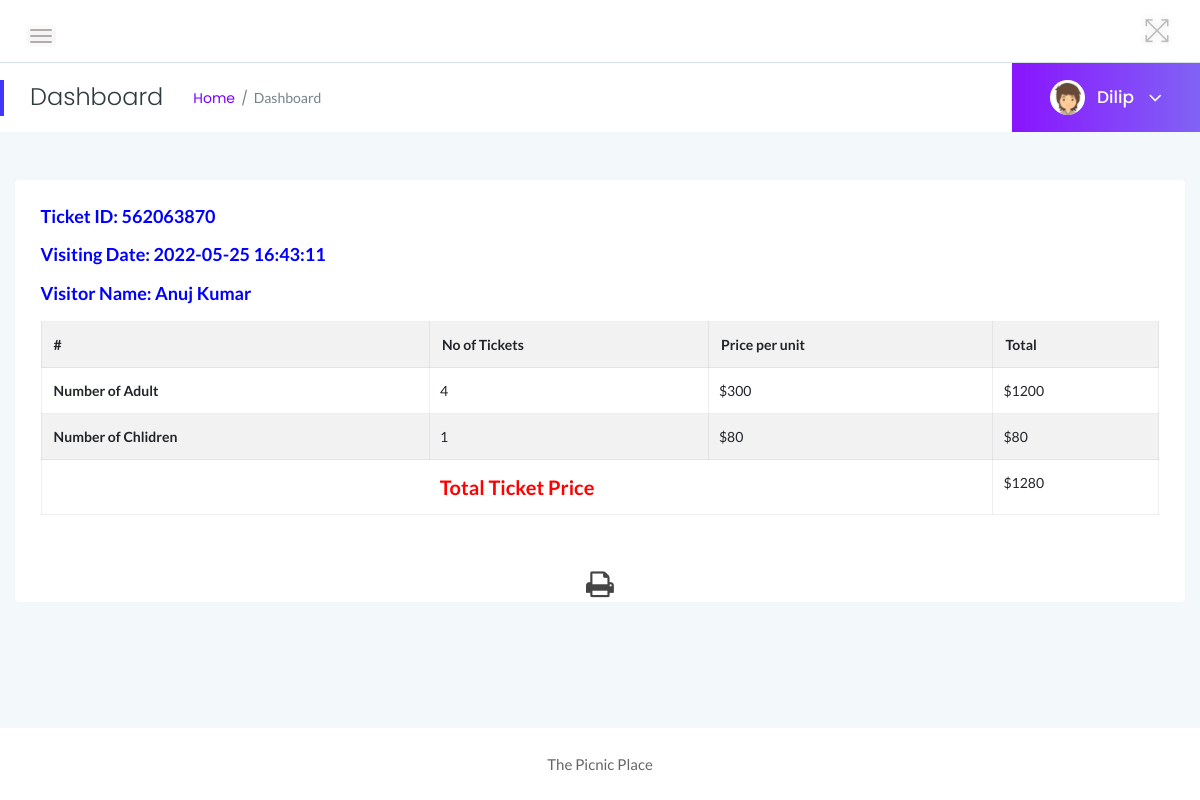
The page /admin/view-normal-ticket.php?viewid=3 (signed in) on the database as committed earlier.
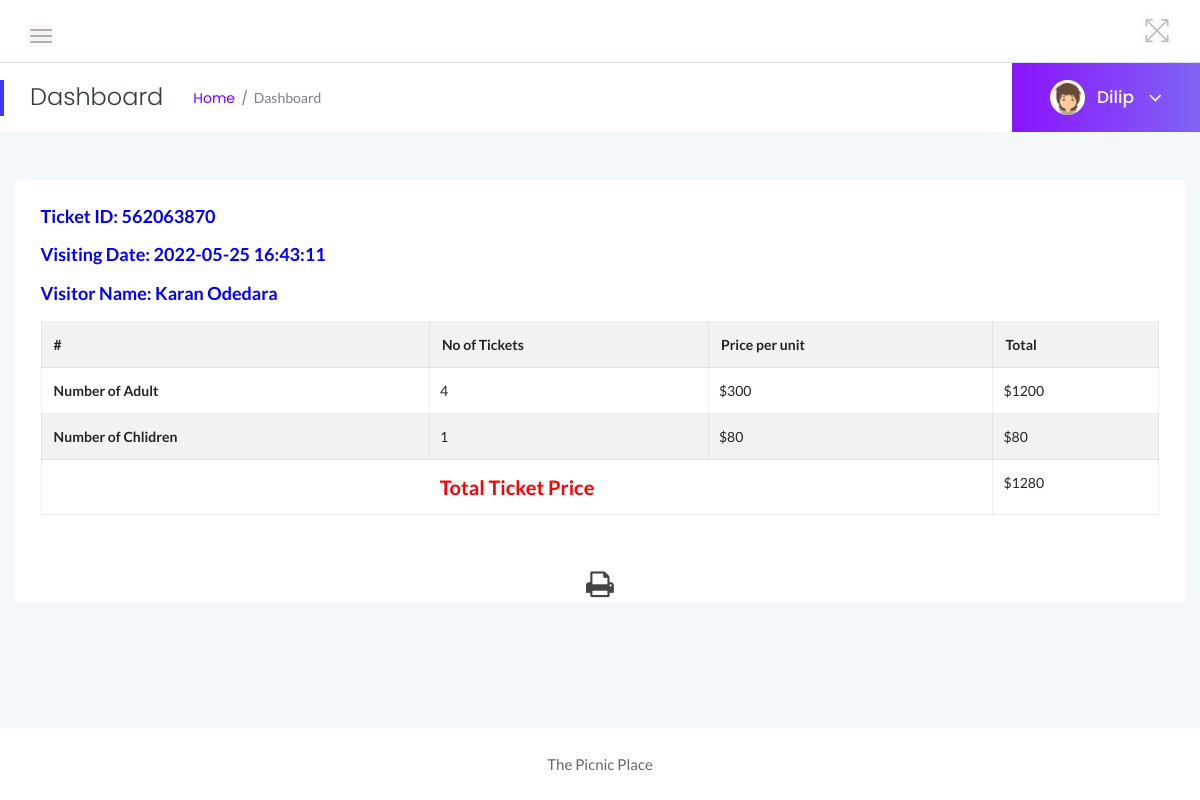
The same page on the database as committed later.
### tables this page shows
CREATE TABLE `tblticindian` (
  `ID` int(10) NOT NULL,
  `TicketID` varchar(100) NOT NULL,
  `visitorName` varchar(255) DEFAULT NULL,
  `NoAdult` int(10) DEFAULT NULL,
  `NoChildren` int(10) DEFAULT NULL,
  `AdultUnitprice` varchar(50) DEFAULT NULL,
  `ChildUnitprice` varchar(50) DEFAULT NULL,
  `PostingDate` timestamp NULL DEFAULT current_timestamp()
);

### admin/view-normal-ticket.php (the view, shortened to what this page needs)
<?php
if (strlen($_SESSION['zmsaid']==0)) {
  header('location:logout.php');
  } else{
  ?>
<!doctype html>
<html class="no-js" lang="en">
<head>
    <link rel="stylesheet" href="assets/css/bootstrap.min.css">
    <link rel="stylesheet" href="assets/css/font-awesome.min.css">
    <link rel="stylesheet" href="assets/css/themify-icons.css">
    <link rel="stylesheet" href="assets/css/metisMenu.css">
    <link rel="stylesheet" href="assets/css/owl.carousel.min.css">
    <link rel="stylesheet" href="assets/css/slicknav.min.css">
    <link rel="stylesheet" href="https://www.amcharts.com/lib/3/plugins/export/export.css" type="text/css" media="all" />
    <link rel="stylesheet" href="assets/css/typography.css">
    <link rel="stylesheet" href="assets/css/default-css.css">
    <link rel="stylesheet" href="assets/css/styles.css">
    <link rel="stylesheet" href="assets/css/responsive.css">
</head>
<body>
    <div class="page-container">
        <div class="main-content">
          <?php include_once('includes/header.php');?>
           <?php include_once('includes/pagetitle.php');?>
            <div class="main-content-inner">
                <div class="row">
                    <div class="col-lg-12 col-ml-12">
                        <div class="row">
                            <div class="col-12 mt-5">
                                <div class="card">
                                    <div class="card-body" id="exampl">
                                        <?php
 $vid=$_GET['viewid'];
$ret=mysqli_query($con,"select * from tblticindian where ID='$vid' || TicketID='$vid'");
while ($row=mysqli_fetch_array($ret)) {
?>
                                        <h4 class="header-title" style="color: blue">Ticket ID: <?php  echo $row['TicketID'];?></h4>
                                        <h5 class="header-title" style="color: blue">Visiting Date: <?php  echo $row['PostingDate'];?></h5>
                                          <h5 class="header-title" style="color: blue">Visitor Name: <?php  echo $row['visitorName'];?></h5>
                                        <table border="1" class="table table-striped table-bordered first"  width="100%">
                                            <tr>
                                                <th>#</th>
                                                <th>No of Tickets</th>
                                                <th>Price per unit</th>
                                                <th>Total</th>
                                            </tr>
                                <tr>
                                    <th >Number of Adult </th>
                                    <td style="padding-left: 10px"><?php  echo $noadult=$row['NoAdult'];?></td>
                                     <td style="padding-left: 10px">$<?php  echo $cup=$row['AdultUnitprice'];?></td>
                                     <td style="padding-left: 10px">$<?php  echo $ta=$cup*$noadult;?></td>
                                </tr>
                                <tr>
                                    <th>Number of Chlidren </th>
                                    <td style="padding-left: 10px"><?php  echo $nochild=$row['NoChildren'];?></td>
                                    <td style="padding-left: 10px">$<?php  echo $aup=$row['ChildUnitprice'];?></td>
                                     <td style="padding-left: 10px">$<?php  echo $tc=$aup*$nochild;?></td>
                                </tr>
                                 <tr>
                                    <th style="text-align: center;color: red;font-size: 20px" colspan="3">Total Ticket Price</th>
                                    <td style="padding-left: 10px;">$<?php  echo ($ta+$tc);?></td>
                                </tr>
                                </table>
                                    </div>
                                    <?php } ?>
                                     <p style="margin-top:1%"  align="center">
  <i class="fa fa-print fa-2x" style="cursor: pointer;"  OnClick="CallPrint(this.value)" ></i>
</p>
                                </div>
                            </div>
                        </div>
                    </div>
                </div>
            </div>
        </div>
        <?php include_once('includes/footer.php');?>
    </div>
</body>
</html>
<?php }  ?>

Rows that differ between the two databases and show on the page:
changed tblticindian: visitorName "Anuj Kumar" → "Karan Odedara"
